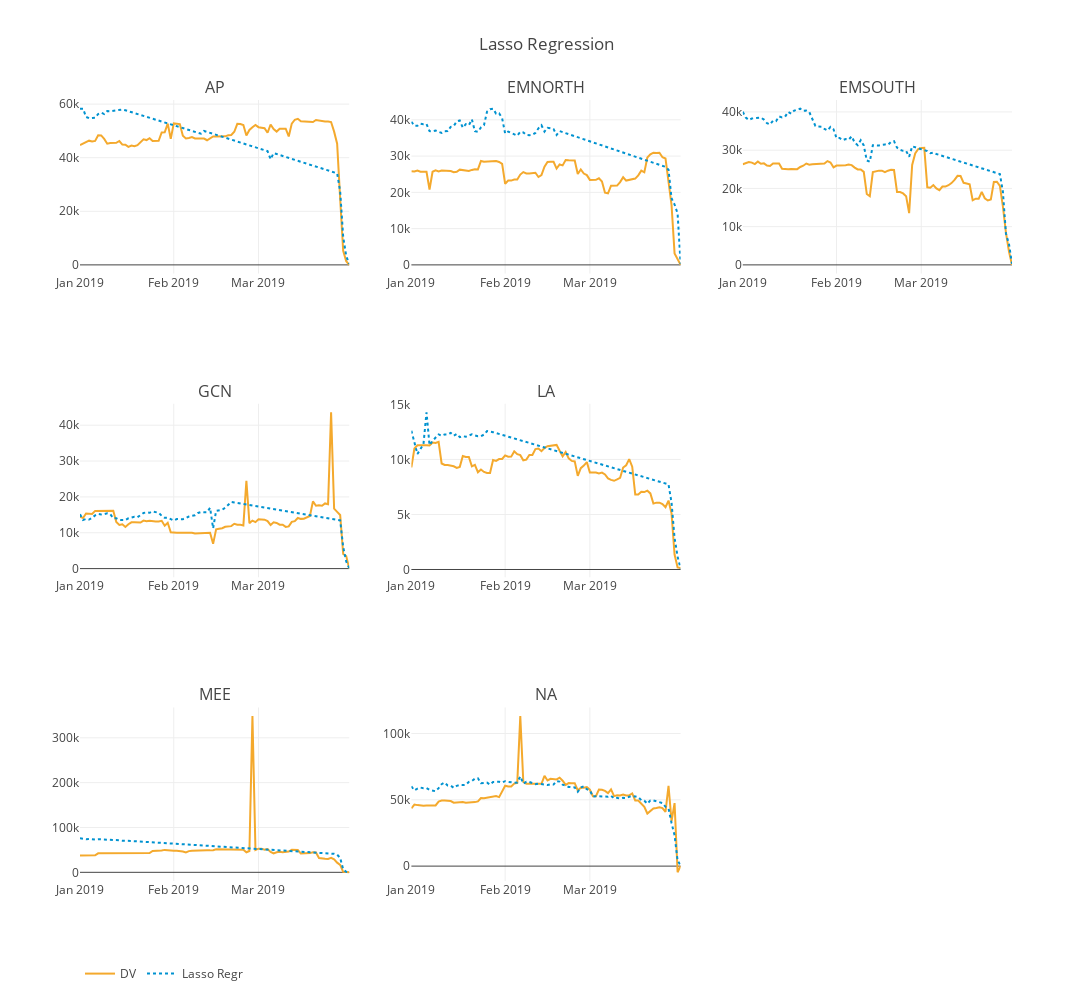

Source (notebook cell):
### Markdown cell above
### Lasso regression

### Code cell
from plotly import tools
import plotly.offline as py
import plotly.graph_objs as go

trace1_AP = go.Scatter(
    x = holdout.loc[holdout.GLOBAL_01_CODE == "AP", ['SnapDate']].values.squeeze(),
    y = holdout.loc[holdout.GLOBAL_01_CODE == "AP", ['DV2']].values.squeeze(),
    line = dict(
        color = ('rgb(244, 169, 45)'),
        width = 2),
    name = 'DV'
)
trace2_AP = go.Scatter(
    x = holdout.loc[holdout.GLOBAL_01_CODE == "AP", ['SnapDate']].values.squeeze(),
    y = holdout.loc[holdout.GLOBAL_01_CODE == "AP", ['LassoRegr']].values.squeeze(),
    line = dict(
        color = ('rgb(0, 146, 208)'),
        width = 2,
        dash = 'dot'),
    name = 'Lasso Regr'
)
trace1_EN = go.Scatter(
    x = holdout.loc[holdout.GLOBAL_01_CODE == "EMNORTH", ['SnapDate']].values.squeeze(),
    y = holdout.loc[holdout.GLOBAL_01_CODE == "EMNORTH", ['DV2']].values.squeeze(),
    line = dict(
        color = ('rgb(244, 169, 45)'),
        width = 2),
    name = 'DV',
    showlegend=False
)
trace2_EN = go.Scatter(
    x = holdout.loc[holdout.GLOBAL_01_CODE == "EMNORTH", ['SnapDate']].values.squeeze(),
    y = holdout.loc[holdout.GLOBAL_01_CODE == "EMNORTH", ['LassoRegr']].values.squeeze(),
    line = dict(
        color = ('rgb(0, 146, 208)'),
        width = 2,
        dash = 'dot'),
    name = 'Lasso Regr',
    showlegend=False
)
trace1_ES = go.Scatter(
    x = holdout.loc[holdout.GLOBAL_01_CODE == "EMSOUTH", ['SnapDate']].values.squeeze(),
    y = holdout.loc[holdout.GLOBAL_01_CODE == "EMSOUTH", ['DV2']].values.squeeze(),
    line = dict(
        color = ('rgb(244, 169, 45)'),
        width = 2),
    name = 'DV',
    showlegend=False
)
trace2_ES = go.Scatter(
    x = holdout.loc[holdout.GLOBAL_01_CODE == "EMSOUTH", ['SnapDate']].values.squeeze(),
    y = holdout.loc[holdout.GLOBAL_01_CODE == "EMSOUTH", ['LassoRegr']].values.squeeze(),
    line = dict(
        color = ('rgb(0, 146, 208)'),
        width = 2,
        dash = 'dot'),
    name = 'Lasso Regr',
    showlegend=False
)
trace1_GC = go.Scatter(
    x = holdout.loc[holdout.GLOBAL_01_CODE == "GCN", ['SnapDate']].values.squeeze(),
    y = holdout.loc[holdout.GLOBAL_01_CODE == "GCN", ['DV2']].values.squeeze(),
    line = dict(
        color = ('rgb(244, 169, 45)'),
        width = 2),
    name = 'DV',
    showlegend=False
)
trace2_GC = go.Scatter(
    x = holdout.loc[holdout.GLOBAL_01_CODE == "GCN", ['SnapDate']].values.squeeze(),
    y = holdout.loc[holdout.GLOBAL_01_CODE == "GCN", ['LassoRegr']].values.squeeze(),
       line = dict(
        color = ('rgb(0, 146, 208)'),
        width = 2,
        dash = 'dot'),
    name = 'Lasso Regr',
    showlegend=False
)
trace1_LA = go.Scatter(
    x = holdout.loc[holdout.GLOBAL_01_CODE == "LA", ['SnapDate']].values.squeeze(),
    y = holdout.loc[holdout.GLOBAL_01_CODE == "LA", ['DV2']].values.squeeze(),
    line = dict(
        color = ('rgb(244, 169, 45)'),
        width = 2),
    name = 'DV',
    showlegend=False
)
trace2_LA = go.Scatter(
    x = holdout.loc[holdout.GLOBAL_01_CODE == "LA", ['SnapDate']].values.squeeze(),
    y = holdout.loc[holdout.GLOBAL_01_CODE == "LA", ['LassoRegr']].values.squeeze(),
    line = dict(
        color = ('rgb(0, 146, 208)'),
        width = 2,
        dash = 'dot'),
    name = 'Lasso Regr',
    showlegend=False
)
trace1_ME = go.Scatter(
    x = holdout.loc[holdout.GLOBAL_01_CODE == "MEE", ['SnapDate']].values.squeeze(),
    y = holdout.loc[holdout.GLOBAL_01_CODE == "MEE", ['DV2']].values.squeeze(),
    line = dict(
        color = ('rgb(244, 169, 45)'),
        width = 2),
    name = 'DV',
    showlegend=False
)
trace2_ME = go.Scatter(
    x = holdout.loc[holdout.GLOBAL_01_CODE == "MEE", ['SnapDate']].values.squeeze(),
    y = holdout.loc[holdout.GLOBAL_01_CODE == "MEE", ['LassoRegr']].values.squeeze(),
    line = dict(
        color = ('rgb(0, 146, 208)'),
        width = 2,
        dash = 'dot'),
    name = 'Lasso Regr',
    showlegend=False
)
trace1_NA = go.Scatter(
    x = holdout.loc[holdout.GLOBAL_01_CODE == "NOAM", ['SnapDate']].values.squeeze(),
    y = holdout.loc[holdout.GLOBAL_01_CODE == "NOAM", ['DV2']].values.squeeze(),
    line = dict(
        color = ('rgb(244, 169, 45)'),
        width = 2),
    name = 'DV',
    showlegend=False
)
trace2_NA = go.Scatter(
    x = holdout.loc[holdout.GLOBAL_01_CODE == "NOAM", ['SnapDate']].values.squeeze(),
    y = holdout.loc[holdout.GLOBAL_01_CODE == "NOAM", ['LassoRegr']].values.squeeze(),
    line = dict(
        color = ('rgb(0, 146, 208)'),
        width = 2,
        dash = 'dot'),
    name = 'Lasso Regr',
    showlegend=False
)

fig = tools.make_subplots(rows=3, cols=3, subplot_titles=('AP', 'EMNORTH', 'EMSOUTH', 
                                                          'GCN', 'LA', '',
                                                         'MEE', 'NA'))
fig.append_trace(trace1_AP, 1, 1)
fig.append_trace(trace2_AP, 1, 1)
fig.append_trace(trace1_EN, 1, 2)
fig.append_trace(trace2_EN, 1, 2)
fig.append_trace(trace1_ES, 1, 3)
fig.append_trace(trace2_ES, 1, 3)
fig.append_trace(trace1_GC, 2, 1)
fig.append_trace(trace2_GC, 2, 1)
fig.append_trace(trace1_LA, 2, 2)
fig.append_trace(trace2_LA, 2, 2)
fig.append_trace(trace1_ME, 3, 1)
fig.append_trace(trace2_ME, 3, 1)
fig.append_trace(trace1_NA, 3, 2)
fig.append_trace(trace2_NA, 3, 2)

fig['layout'].update(height=1000, width=1800, 
                     legend=dict(orientation="h"),
                    title = 'Lasso Regression')

py.iplot(fig, filename='make-subplots-multiple-with-titles')
